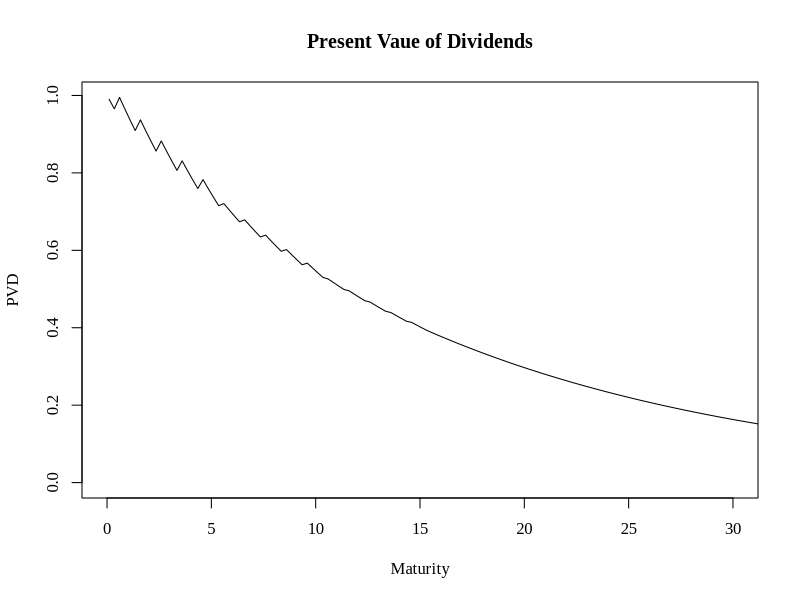
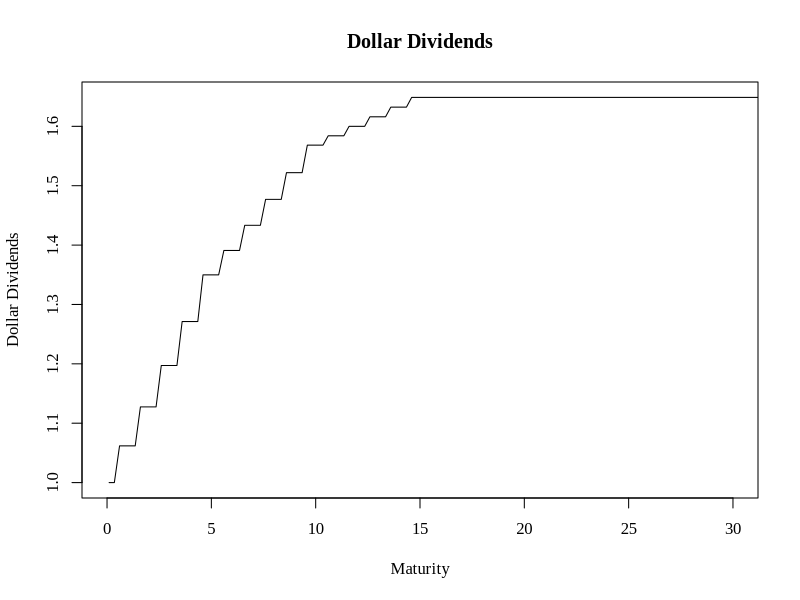
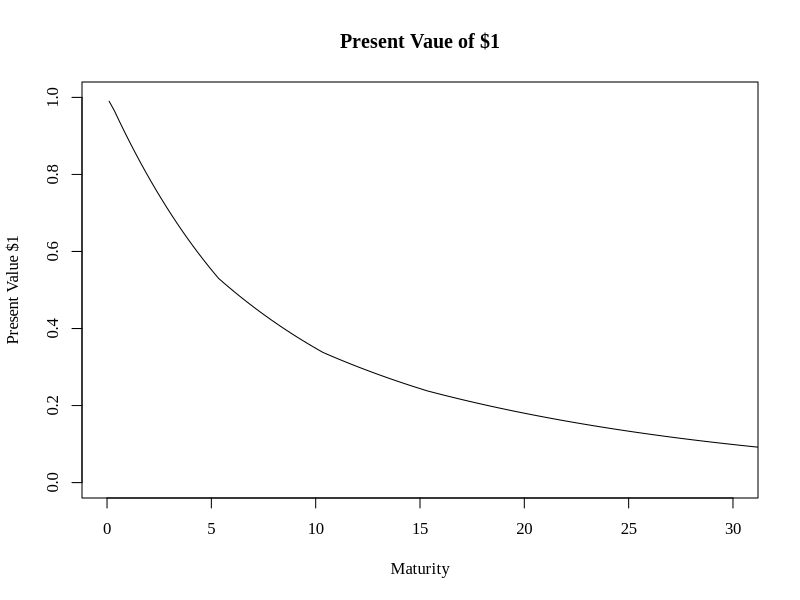

Write the R code that produced these figures, in order.
# 4.3 NDDM Valuation Test.R
# rmarkdown::render("4.3 NDDM Valuation Test.R", "word_document")
rm(list = ls())  # Take out the Environment "trash"
cat("\014") # Clear Console, making error checking easier.
while (!is.null(dev.list()))  dev.off() # Clear old plots
par(family = 'Times New Roman') # Globally set fonts for graphs
# Libraries
Packages <- c("openxlsx") 
if(length(setdiff(Packages, rownames(installed.packages()))) > 0) {
  install.packages(setdiff(Packages, rownames(installed.packages())))
} # Make sure libraries are installed on this computer
lapply(Packages, library, character.only=TRUE) # Load and attach libraries
rm(Packages)
# NDDM Inputs
DaysPerYear <- 365.25
DividendsPerYear <- 4 # Dividend policy changes 1x per year
DeltaTau <- 1/DividendsPerYear # Time between dividends (except stub)
#
# Stub Component Inputs
#
LastDividend <- 1.0 # Quarterly dividend dollar amount
DeltaTau1 <- 0.1 # Only if on a dividend payment date, otherwise input value
StubPayments <- 2  # Number of dividends until next change in dividend amount
ForwardRate0 <- 0.10 # Continuously compounded, annualized
#
# Series Component Inputs
#
NumberOfStages <- 3
# NumberOfStages+3: Stub, last infinite series and totals
Series = data.frame(matrix(vector(), NumberOfStages+3, 6, dimnames=list(c(), 
  c("Stage", "ForwardRate", "GrowthRate", "YearsInStage", "SeriesValue", 
    "InitialDividend"))), stringsAsFactors=F)
Series$Stage[1] <- 0
Series$ForwardRate[1] <- ForwardRate0
Series$GrowthRate[1] <- NA
Series$YearsInStage[1] <- StubPayments
Series$InitialDividend[1] <- LastDividend
Series$Stage[2] <- 1
Series$ForwardRate[2] <- 0.12
Series$GrowthRate[2] <- 0.06
Series$YearsInStage[2] <- 5
Series$InitialDividend[2] <- LastDividend
Series$Stage[3] <- 2
Series$ForwardRate[3] <- 0.09
Series$GrowthRate[3] <- 0.03
Series$YearsInStage[3] <- 5
Series$InitialDividend[3] <- LastDividend*exp(Series$GrowthRate[2] * 
  Series$YearsInStage[2])
Series$Stage[4] <- 3
Series$ForwardRate[4] <- 0.07
Series$GrowthRate[4] <- 0.01
Series$YearsInStage[4] <- 5
Series$InitialDividend[4] <- Series$InitialDividend[3] *
  exp(Series$GrowthRate[3]*Series$YearsInStage[3])
Series$Stage[5] <- 4
Series$ForwardRate[5] <- 0.06
Series$GrowthRate[5] <- 0.0
Series$YearsInStage[5] <- Inf
Series$InitialDividend[5] <- Series$InitialDividend[4] *
  exp(Series$GrowthRate[4]*Series$YearsInStage[4])
# Last stage needs very large number: Need these PVDs for future research
if(identical(Series$YearsInStage[NumberOfStages+2], Inf)){
  Series$YearsInStage[NumberOfStages+2] = 150
}
# Any number so that last dividend is greater than LengthDiv
LengthDiv <- StubPayments  # Number of future dividends to estimate 
# Be careful to put parentheses around addition in loops 
#  Including last infinite series as finite for future research
for(i in 2:(NumberOfStages+2)){
  LengthDiv <- LengthDiv + 4*Series$YearsInStage[i]
}
Div = data.frame(matrix(vector(), LengthDiv, 4, dimnames=list(c(), 
  c("MaturityTime", "DollarDividend", "PV", "PVD"
  ))), stringsAsFactors=F)
Div$MaturityTime <- 0.0
Div$DollarDividend <- 0.0
Div$PV <- 0.0
Div$PVD <- 0.0
#
# Stub Information
#
StubValue <- 0.0
for(i in 1:StubPayments){
  PaymentCounter = i
  Div$DollarDividend[PaymentCounter] <- LastDividend
  if(i == 1){
    Div$MaturityTime[PaymentCounter] <- DeltaTau1
    Div$PV[PaymentCounter] <- exp(-ForwardRate0 * DeltaTau1)
  } else {
    Div$MaturityTime[PaymentCounter] <- Div$MaturityTime[PaymentCounter-1] + DeltaTau
    Div$PV[PaymentCounter] <- Div$PV[PaymentCounter-1]*exp(-ForwardRate0*DeltaTau)
  }
  Div$PVD[PaymentCounter] <- Div$DollarDividend[PaymentCounter] * Div$PV[PaymentCounter]
  StubValue <- StubValue + Div$PVD[PaymentCounter]
}
Series$SeriesValue[1] <- StubValue
#
# Series Dividend Information
#
for(i in 1:(NumberOfStages+1)){
  Series$SeriesValue[i+1] <- 0.0
  for(j in 1:Series$YearsInStage[i+1]){
    for(k in 1:DividendsPerYear){
      PaymentCounter = PaymentCounter + 1
      Div$MaturityTime[PaymentCounter] <- Div$MaturityTime[PaymentCounter-1]+ 
        DeltaTau
      Div$PV[PaymentCounter] <- Div$PV[PaymentCounter-1] *
        exp(-Series$ForwardRate[i+1]*DeltaTau)
      if(k == 1){
        Div$DollarDividend[PaymentCounter] <- 
          Div$DollarDividend[PaymentCounter-1]*exp(Series$GrowthRate[i+1])
      } else {
        Div$DollarDividend[PaymentCounter] <- 
          Div$DollarDividend[PaymentCounter-1]
      }
      Div$PVD[PaymentCounter] <- Div$DollarDividend[PaymentCounter] * 
        Div$PV[PaymentCounter]
      Series$SeriesValue[i+1] <- Series$SeriesValue[i+1] + 
        Div$PVD[PaymentCounter]
    }
  }
}
Series$SeriesValue[NumberOfStages+3] <- 0.0
N <- NumberOfStages + 2
for(i in 1:N){
  Series$SeriesValue[NumberOfStages+3]<-Series$SeriesValue[NumberOfStages+3]+ 
    Series$SeriesValue[i]
}
# Infinite series, but use finite to estimate: 
#   Will need each dividend for subsequent work
write.xlsx(Div, file = "Dividends.xlsx", col.names = TRUE, 
  sheetName = "Dividends", showNA = TRUE, row.names = FALSE)
write.xlsx(Series, file = "Series.xlsx", col.names = TRUE, 
  sheetName = "Series", showNA = TRUE, row.names = FALSE)
StockValue <- Series$SeriesValue[NumberOfStages+3]
StockValue
# Plot of present value of dividends
MinMaturity = 0; MaxMaturity = max(Div$MaturityTime)
xlim1 = c(1:2); xlim1[1] = MinMaturity; xlim1[2] = MaxMaturity
# OVERRIDE
xlim1[1] = 0; xlim1[2] = 30
MinPVD = 0; MaxPVD = max(Div$PVD)
ylim1 = c(1:2); ylim1[1] = MinPVD; ylim1[2] = MaxPVD
plot(Div$MaturityTime, Div$PVD, type="l", 
  main="Present Vaue of Dividends", xlab="Maturity", ylab="PVD", col="black", 
  xlim = xlim1, ylim = ylim1, pch = 2, cex = 0.5)
# Plot of dividends
# MinMaturity = 0; MaxMaturity = max(Div$MaturityTime)
# xlim1 = c(1:2); xlim1[1] = MinMaturity; xlim1[2] = MaxMaturity
MinD = min(Div$DollarDividend); MaxD = max(Div$DollarDividend)
ylim1 = c(1:2); ylim1[1] = MinD; ylim1[2] = MaxD
plot(Div$MaturityTime, Div$DollarDividend, type="l", 
  main="Dollar Dividends", xlab="Maturity", ylab="Dollar Dividends", col="black", 
  xlim = xlim1, ylim = ylim1, pch = 2, cex = 0.5)
# Plot of present value of $1
# MinMaturity = 0; MaxMaturity = max(Div$MaturityTime)
# xlim1 = c(1:2); xlim1[1] = MinMaturity; xlim1[2] = MaxMaturity
MinPV = 0; MaxPV = 1
ylim1 = c(1:2); ylim1[1] = MinPV; ylim1[2] = MaxPV
plot(Div$MaturityTime, Div$PV, type="l", 
  main="Present Vaue of $1", xlab="Maturity", ylab="Present Value $1", col="black", 
  xlim = xlim1, ylim = ylim1, pch = 2, cex = 0.5)



